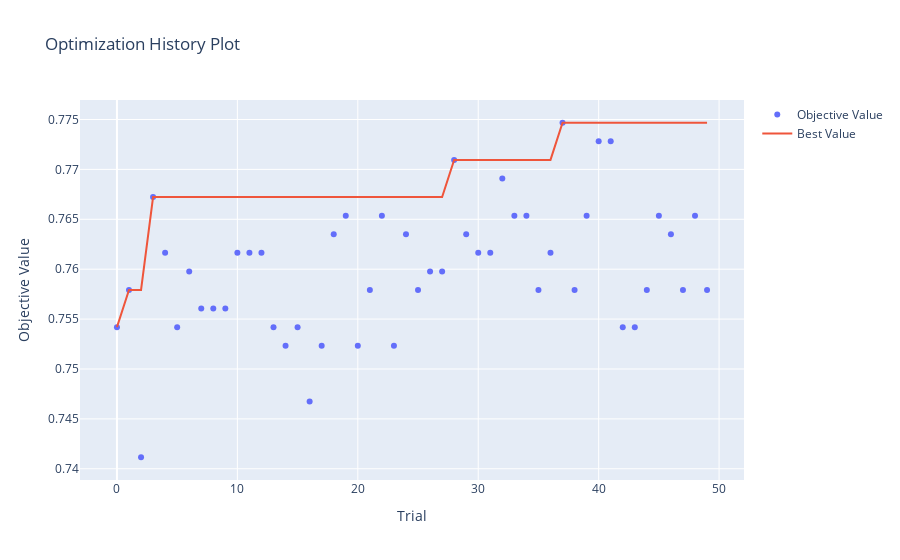

Notebook code cell kept with this figure:
### Code cell
# 1. Optimization history
plot_optimization_history(study).show()
